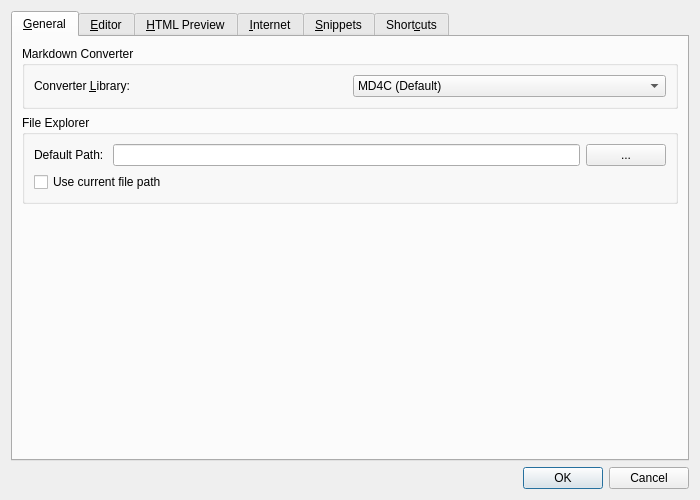
<?xml version="1.0" encoding="UTF-8"?>
<ui version="4.0">
 <class>OptionsDialog</class>
 <widget class="QDialog" name="OptionsDialog">
  <property name="geometry">
   <rect>
    <x>0</x>
    <y>0</y>
    <width>700</width>
    <height>500</height>
   </rect>
  </property>
  <property name="windowTitle">
   <string>Options...</string>
  </property>
  <layout class="QVBoxLayout" name="verticalLayout">
   <item>
    <widget class="QTabWidget" name="tabWidget">
     <property name="currentIndex">
      <number>0</number>
     </property>
     <widget class="QWidget" name="generalTab">
      <attribute name="title">
       <string>&amp;General</string>
      </attribute>
      <layout class="QVBoxLayout" name="verticalLayout_6">
       <item>
        <widget class="QGroupBox" name="converterGroupBox">
         <property name="title">
          <string>Markdown Converter</string>
         </property>
         <layout class="QHBoxLayout" name="horizontalLayout_2">
          <item>
           <widget class="QLabel" name="converterLabel">
            <property name="text">
             <string>Converter &amp;Library:</string>
            </property>
            <property name="buddy">
             <cstring>converterComboBox</cstring>
            </property>
           </widget>
          </item>
          <item>
           <widget class="QComboBox" name="converterComboBox">
            <item>
             <property name="text">
              <string extracomment="Name of a Markdown to HTML converter library">MD4C (Default)</string>
             </property>
            </item>
            <item>
             <property name="text">
              <string>Reveal.js (Presentation)</string>
             </property>
            </item>
           </widget>
          </item>
         </layout>
        </widget>
       </item>
       <item>
        <widget class="QGroupBox" name="groupBox">
         <property name="title">
          <string>File Explorer</string>
         </property>
         <layout class="QVBoxLayout" name="verticalLayout_12">
          <item>
           <layout class="QHBoxLayout" name="horizontalLayout_5">
            <item>
             <widget class="QLabel" name="pathLabel">
              <property name="text">
               <string>Default Path: </string>
              </property>
             </widget>
            </item>
            <item>
             <widget class="QLineEdit" name="pathLineEdit"/>
            </item>
            <item>
             <widget class="QPushButton" name="pathBrowseButton">
              <property name="text">
               <string>...</string>
              </property>
             </widget>
            </item>
           </layout>
          </item>
          <item>
           <widget class="QCheckBox" name="useCurrentFilePathCheckbox">
            <property name="text">
             <string>Use current file path</string>
            </property>
           </widget>
          </item>
         </layout>
        </widget>
       </item>
       <item>
        <spacer name="verticalSpacer_4">
         <property name="orientation">
          <enum>Qt::Vertical</enum>
         </property>
         <property name="sizeHint" stdset="0">
          <size>
           <width>20</width>
           <height>213</height>
          </size>
         </property>
        </spacer>
       </item>
      </layout>
     </widget>
     <widget class="QWidget" name="editorTab">
      <attribute name="title">
       <string>&amp;Editor</string>
      </attribute>
      <layout class="QVBoxLayout" name="verticalLayout_2">
       <item>
        <widget class="QGroupBox" name="fontGroupBox">
         <property name="title">
          <string>Font</string>
         </property>
         <layout class="QVBoxLayout" name="verticalLayout_11">
          <item>
           <layout class="QHBoxLayout" name="horizontalLayout_4">
            <item>
             <widget class="QLabel" name="familyLabel">
              <property name="text">
               <string>&amp;Family:</string>
              </property>
              <property name="buddy">
               <cstring>fontComboBox</cstring>
              </property>
             </widget>
            </item>
            <item>
             <widget class="QFontComboBox" name="fontComboBox"/>
            </item>
            <item>
             <spacer name="horizontalSpacer_3">
              <property name="orientation">
               <enum>Qt::Horizontal</enum>
              </property>
              <property name="sizeType">
               <enum>QSizePolicy::Minimum</enum>
              </property>
              <property name="sizeHint" stdset="0">
               <size>
                <width>40</width>
                <height>6</height>
               </size>
              </property>
             </spacer>
            </item>
            <item>
             <widget class="QLabel" name="sizeLabel">
              <property name="text">
               <string>Si&amp;ze:</string>
              </property>
              <property name="buddy">
               <cstring>sizeComboBox</cstring>
              </property>
             </widget>
            </item>
            <item>
             <widget class="QComboBox" name="sizeComboBox">
              <property name="sizePolicy">
               <sizepolicy hsizetype="Preferred" vsizetype="Fixed">
                <horstretch>0</horstretch>
                <verstretch>0</verstretch>
               </sizepolicy>
              </property>
             </widget>
            </item>
            <item>
             <spacer name="horizontalSpacer_4">
              <property name="orientation">
               <enum>Qt::Horizontal</enum>
              </property>
              <property name="sizeHint" stdset="0">
               <size>
                <width>40</width>
                <height>20</height>
               </size>
              </property>
             </spacer>
            </item>
           </layout>
          </item>
          <item>
           <layout class="QHBoxLayout" name="horizontalLayout_6">
            <item>
             <widget class="QLabel" name="monoFamilyLabel">
              <property name="text">
               <string>Mono Family:</string>
              </property>
             </widget>
            </item>
            <item>
             <widget class="QFontComboBox" name="monoFontComboBox"/>
            </item>
            <item>
             <spacer name="horizontalSpacer_8">
              <property name="orientation">
               <enum>Qt::Horizontal</enum>
              </property>
              <property name="sizeHint" stdset="0">
               <size>
                <width>40</width>
                <height>20</height>
               </size>
              </property>
             </spacer>
            </item>
           </layout>
          </item>
          <item>
           <widget class="QCheckBox" name="sourceSingleSizedCheckBox">
            <property name="text">
             <string>Markdown Source at Single Size</string>
            </property>
           </widget>
          </item>
         </layout>
        </widget>
       </item>
       <item>
        <widget class="QGroupBox" name="tabsGroupBox">
         <property name="title">
          <string>Tabs</string>
         </property>
         <layout class="QHBoxLayout" name="horizontalLayout_3">
          <item>
           <widget class="QLabel" name="tabWidthLabel">
            <property name="text">
             <string>&amp;Tab width:</string>
            </property>
            <property name="buddy">
             <cstring>tabWidthSpinBox</cstring>
            </property>
           </widget>
          </item>
          <item>
           <widget class="QSpinBox" name="tabWidthSpinBox">
            <property name="minimum">
             <number>1</number>
            </property>
            <property name="maximum">
             <number>16</number>
            </property>
            <property name="value">
             <number>8</number>
            </property>
           </widget>
          </item>
          <item>
           <spacer name="horizontalSpacer">
            <property name="orientation">
             <enum>Qt::Horizontal</enum>
            </property>
            <property name="sizeHint" stdset="0">
             <size>
              <width>40</width>
              <height>20</height>
             </size>
            </property>
           </spacer>
          </item>
         </layout>
        </widget>
       </item>
       <item>
        <widget class="QGroupBox" name="otherGroupBox">
         <property name="title">
          <string>Other</string>
         </property>
         <layout class="QVBoxLayout" name="verticalLayout_10">
          <item>
           <layout class="QHBoxLayout" name="horizontalLayout">
            <item>
             <widget class="QCheckBox" name="rulerEnableCheckBox">
              <property name="text">
               <string>Display right margin at column:</string>
              </property>
             </widget>
            </item>
            <item>
             <widget class="QSpinBox" name="rulerPosSpinBox">
              <property name="enabled">
               <bool>false</bool>
              </property>
              <property name="minimum">
               <number>1</number>
              </property>
              <property name="maximum">
               <number>999</number>
              </property>
              <property name="value">
               <number>80</number>
              </property>
             </widget>
            </item>
            <item>
             <spacer name="horizontalSpacer_2">
              <property name="orientation">
               <enum>Qt::Horizontal</enum>
              </property>
              <property name="sizeHint" stdset="0">
               <size>
                <width>40</width>
                <height>20</height>
               </size>
              </property>
             </spacer>
            </item>
           </layout>
          </item>
          <item>
           <widget class="QCheckBox" name="lineColumnCheckBox">
            <property name="text">
             <string>Show cursor position in status bar</string>
            </property>
           </widget>
          </item>
         </layout>
        </widget>
       </item>
       <item>
        <spacer name="verticalSpacer">
         <property name="orientation">
          <enum>Qt::Vertical</enum>
         </property>
         <property name="sizeType">
          <enum>QSizePolicy::Expanding</enum>
         </property>
         <property name="sizeHint" stdset="0">
          <size>
           <width>20</width>
           <height>146</height>
          </size>
         </property>
        </spacer>
       </item>
      </layout>
     </widget>
     <widget class="QWidget" name="htmlPreviewTab">
      <attribute name="title">
       <string>&amp;HTML Preview</string>
      </attribute>
      <layout class="QVBoxLayout" name="verticalLayout_7">
       <item>
        <widget class="QGroupBox" name="previewFontsGroupBox">
         <property name="title">
          <string>Fonts</string>
         </property>
         <layout class="QGridLayout" name="gridLayout_2">
          <item row="0" column="5">
           <spacer name="horizontalSpacer_5">
            <property name="orientation">
             <enum>Qt::Horizontal</enum>
            </property>
            <property name="sizeHint" stdset="0">
             <size>
              <width>40</width>
              <height>20</height>
             </size>
            </property>
           </spacer>
          </item>
          <item row="2" column="0">
           <widget class="QLabel" name="sansSerifFontLabel">
            <property name="text">
             <string>S&amp;ans Serif Font:</string>
            </property>
            <property name="buddy">
             <cstring>sansSerifFontComboBox</cstring>
            </property>
           </widget>
          </item>
          <item row="2" column="1">
           <widget class="QFontComboBox" name="sansSerifFontComboBox"/>
          </item>
          <item row="0" column="1">
           <widget class="QFontComboBox" name="standardFontComboBox"/>
          </item>
          <item row="0" column="0">
           <widget class="QLabel" name="standardFontLabel">
            <property name="text">
             <string>S&amp;tandard Font:</string>
            </property>
            <property name="buddy">
             <cstring>standardFontComboBox</cstring>
            </property>
           </widget>
          </item>
          <item row="1" column="1">
           <widget class="QFontComboBox" name="serifFontComboBox"/>
          </item>
          <item row="3" column="3">
           <widget class="QLabel" name="defaultFixedSizeLabel">
            <property name="text">
             <string>Size:</string>
            </property>
           </widget>
          </item>
          <item row="1" column="0">
           <widget class="QLabel" name="serifFontLabel">
            <property name="text">
             <string>Se&amp;rif Font:</string>
            </property>
            <property name="buddy">
             <cstring>serifFontComboBox</cstring>
            </property>
           </widget>
          </item>
          <item row="3" column="4">
           <widget class="QComboBox" name="defaultFixedSizeComboBox">
            <property name="sizePolicy">
             <sizepolicy hsizetype="Preferred" vsizetype="Fixed">
              <horstretch>0</horstretch>
              <verstretch>0</verstretch>
             </sizepolicy>
            </property>
           </widget>
          </item>
          <item row="0" column="3">
           <widget class="QLabel" name="defaultSizeLabel">
            <property name="text">
             <string>Size:</string>
            </property>
           </widget>
          </item>
          <item row="0" column="4">
           <widget class="QComboBox" name="defaultSizeComboBox">
            <property name="sizePolicy">
             <sizepolicy hsizetype="Preferred" vsizetype="Fixed">
              <horstretch>0</horstretch>
              <verstretch>0</verstretch>
             </sizepolicy>
            </property>
           </widget>
          </item>
          <item row="3" column="1">
           <widget class="QFontComboBox" name="fixedFontComboBox"/>
          </item>
          <item row="3" column="0">
           <widget class="QLabel" name="fixedFontLabel">
            <property name="text">
             <string>&amp;Fixed Font:</string>
            </property>
            <property name="buddy">
             <cstring>fixedFontComboBox</cstring>
            </property>
           </widget>
          </item>
          <item row="0" column="2">
           <spacer name="horizontalSpacer_6">
            <property name="orientation">
             <enum>Qt::Horizontal</enum>
            </property>
            <property name="sizeType">
             <enum>QSizePolicy::Minimum</enum>
            </property>
            <property name="sizeHint" stdset="0">
             <size>
              <width>40</width>
              <height>6</height>
             </size>
            </property>
           </spacer>
          </item>
         </layout>
        </widget>
       </item>
       <item>
        <widget class="QGroupBox" name="mathGroupBox">
         <property name="title">
          <string>Math Support</string>
         </property>
         <layout class="QVBoxLayout" name="verticalLayout_9">
          <item>
           <widget class="QCheckBox" name="mathSupportCheckBox">
            <property name="text">
             <string>Enable Math Support</string>
            </property>
           </widget>
          </item>
          <item>
           <widget class="QCheckBox" name="mathInlineCheckBox">
            <property name="text">
             <string>Enable LaTeX syntax for inline Math</string>
            </property>
           </widget>
          </item>
         </layout>
        </widget>
       </item>
       <item>
        <spacer name="verticalSpacer_5">
         <property name="orientation">
          <enum>Qt::Vertical</enum>
         </property>
         <property name="sizeHint" stdset="0">
          <size>
           <width>20</width>
           <height>120</height>
          </size>
         </property>
        </spacer>
       </item>
      </layout>
     </widget>
     <widget class="QWidget" name="internetTab">
      <attribute name="title">
       <string>&amp;Internet</string>
      </attribute>
      <layout class="QVBoxLayout" name="verticalLayout_3">
       <item>
        <widget class="QGroupBox" name="proxyGroupBox">
         <property name="title">
          <string>Configure Proxy to Access the Internet</string>
         </property>
         <layout class="QVBoxLayout" name="verticalLayout_4">
          <item>
           <widget class="QRadioButton" name="noProxyRadioButton">
            <property name="text">
             <string>No prox&amp;y</string>
            </property>
            <property name="checked">
             <bool>true</bool>
            </property>
           </widget>
          </item>
          <item>
           <widget class="QRadioButton" name="systemProxyRadioButton">
            <property name="text">
             <string>&amp;Use system proxy settings</string>
            </property>
           </widget>
          </item>
          <item>
           <widget class="QRadioButton" name="manualProxyRadioButton">
            <property name="text">
             <string>&amp;Manual proxy configuration:</string>
            </property>
           </widget>
          </item>
          <item>
           <widget class="QFrame" name="frame">
            <property name="frameShape">
             <enum>QFrame::NoFrame</enum>
            </property>
            <property name="frameShadow">
             <enum>QFrame::Raised</enum>
            </property>
            <layout class="QFormLayout" name="formLayout">
             <item row="0" column="0">
              <widget class="QLabel" name="hostLabel">
               <property name="text">
                <string>H&amp;ost:</string>
               </property>
               <property name="buddy">
                <cstring>hostLineEdit</cstring>
               </property>
              </widget>
             </item>
             <item row="1" column="0">
              <widget class="QLabel" name="portLabel">
               <property name="text">
                <string>&amp;Port:</string>
               </property>
               <property name="buddy">
                <cstring>portLineEdit</cstring>
               </property>
              </widget>
             </item>
             <item row="2" column="0">
              <widget class="QLabel" name="userNameLabel">
               <property name="text">
                <string>User &amp;Name:</string>
               </property>
               <property name="buddy">
                <cstring>userNameLineEdit</cstring>
               </property>
              </widget>
             </item>
             <item row="3" column="0">
              <widget class="QLabel" name="passwordLabel">
               <property name="text">
                <string>Pass&amp;word:</string>
               </property>
               <property name="buddy">
                <cstring>passwordLineEdit</cstring>
               </property>
              </widget>
             </item>
             <item row="0" column="1">
              <widget class="QLineEdit" name="hostLineEdit">
               <property name="enabled">
                <bool>false</bool>
               </property>
              </widget>
             </item>
             <item row="1" column="1">
              <widget class="QLineEdit" name="portLineEdit">
               <property name="enabled">
                <bool>false</bool>
               </property>
              </widget>
             </item>
             <item row="2" column="1">
              <widget class="QLineEdit" name="userNameLineEdit">
               <property name="enabled">
                <bool>false</bool>
               </property>
              </widget>
             </item>
             <item row="3" column="1">
              <widget class="QLineEdit" name="passwordLineEdit">
               <property name="enabled">
                <bool>false</bool>
               </property>
              </widget>
             </item>
            </layout>
           </widget>
          </item>
         </layout>
        </widget>
       </item>
       <item>
        <spacer name="verticalSpacer_3">
         <property name="orientation">
          <enum>Qt::Vertical</enum>
         </property>
         <property name="sizeHint" stdset="0">
          <size>
           <width>20</width>
           <height>40</height>
          </size>
         </property>
        </spacer>
       </item>
      </layout>
     </widget>
     <widget class="QWidget" name="snippetsTab">
      <attribute name="title">
       <string>&amp;Snippets</string>
      </attribute>
      <layout class="QGridLayout" name="gridLayout">
       <item row="0" column="0">
        <widget class="QTableView" name="snippetTableView">
         <property name="selectionMode">
          <enum>QAbstractItemView::SingleSelection</enum>
         </property>
         <property name="selectionBehavior">
          <enum>QAbstractItemView::SelectRows</enum>
         </property>
         <property name="showGrid">
          <bool>false</bool>
         </property>
         <property name="wordWrap">
          <bool>false</bool>
         </property>
         <property name="cornerButtonEnabled">
          <bool>false</bool>
         </property>
         <attribute name="horizontalHeaderHighlightSections">
          <bool>false</bool>
         </attribute>
         <attribute name="horizontalHeaderStretchLastSection">
          <bool>true</bool>
         </attribute>
         <attribute name="verticalHeaderVisible">
          <bool>false</bool>
         </attribute>
         <attribute name="verticalHeaderDefaultSectionSize">
          <number>25</number>
         </attribute>
        </widget>
       </item>
       <item row="0" column="1">
        <layout class="QVBoxLayout" name="verticalLayout_5">
         <item>
          <widget class="QPushButton" name="addSnippetButton">
           <property name="text">
            <string>&amp;Add</string>
           </property>
          </widget>
         </item>
         <item>
          <widget class="QPushButton" name="removeSnippetButton">
           <property name="text">
            <string>&amp;Remove</string>
           </property>
          </widget>
         </item>
         <item>
          <spacer name="verticalSpacer_2">
           <property name="orientation">
            <enum>Qt::Vertical</enum>
           </property>
           <property name="sizeHint" stdset="0">
            <size>
             <width>20</width>
             <height>40</height>
            </size>
           </property>
          </spacer>
         </item>
        </layout>
       </item>
       <item row="1" column="0">
        <widget class="QPlainTextEdit" name="snippetTextEdit">
         <property name="readOnly">
          <bool>true</bool>
         </property>
        </widget>
       </item>
      </layout>
     </widget>
     <widget class="QWidget" name="shortcutsTab">
      <attribute name="title">
       <string>Short&amp;cuts</string>
      </attribute>
      <layout class="QVBoxLayout" name="verticalLayout_8">
       <item>
        <widget class="QTableWidget" name="shortcutsTable">
         <property name="cornerButtonEnabled">
          <bool>false</bool>
         </property>
         <property name="columnCount">
          <number>3</number>
         </property>
         <attribute name="verticalHeaderVisible">
          <bool>false</bool>
         </attribute>
         <column>
          <property name="text">
           <string>Action</string>
          </property>
         </column>
         <column>
          <property name="text">
           <string>Shortcut</string>
          </property>
         </column>
         <column>
          <property name="text">
           <string>Default</string>
          </property>
         </column>
        </widget>
       </item>
      </layout>
     </widget>
    </widget>
   </item>
   <item>
    <widget class="QDialogButtonBox" name="buttonBox">
     <property name="orientation">
      <enum>Qt::Horizontal</enum>
     </property>
     <property name="standardButtons">
      <set>QDialogButtonBox::Cancel|QDialogButtonBox::Ok</set>
     </property>
    </widget>
   </item>
  </layout>
 </widget>
 <resources/>
 <connections>
  <connection>
   <sender>buttonBox</sender>
   <signal>accepted()</signal>
   <receiver>OptionsDialog</receiver>
   <slot>accept()</slot>
   <hints>
    <hint type="sourcelabel">
     <x>236</x>
     <y>356</y>
    </hint>
    <hint type="destinationlabel">
     <x>157</x>
     <y>274</y>
    </hint>
   </hints>
  </connection>
  <connection>
   <sender>buttonBox</sender>
   <signal>rejected()</signal>
   <receiver>OptionsDialog</receiver>
   <slot>reject()</slot>
   <hints>
    <hint type="sourcelabel">
     <x>304</x>
     <y>356</y>
    </hint>
    <hint type="destinationlabel">
     <x>286</x>
     <y>274</y>
    </hint>
   </hints>
  </connection>
  <connection>
   <sender>manualProxyRadioButton</sender>
   <signal>toggled(bool)</signal>
   <receiver>OptionsDialog</receiver>
   <slot>manualProxyRadioButtonToggled(bool)</slot>
   <hints>
    <hint type="sourcelabel">
     <x>119</x>
     <y>68</y>
    </hint>
    <hint type="destinationlabel">
     <x>192</x>
     <y>157</y>
    </hint>
   </hints>
  </connection>
  <connection>
   <sender>addSnippetButton</sender>
   <signal>clicked()</signal>
   <receiver>OptionsDialog</receiver>
   <slot>addSnippetButtonClicked()</slot>
   <hints>
    <hint type="sourcelabel">
     <x>326</x>
     <y>54</y>
    </hint>
    <hint type="destinationlabel">
     <x>312</x>
     <y>4</y>
    </hint>
   </hints>
  </connection>
  <connection>
   <sender>removeSnippetButton</sender>
   <signal>clicked()</signal>
   <receiver>OptionsDialog</receiver>
   <slot>removeSnippetButtonClicked()</slot>
   <hints>
    <hint type="sourcelabel">
     <x>347</x>
     <y>88</y>
    </hint>
    <hint type="destinationlabel">
     <x>382</x>
     <y>101</y>
    </hint>
   </hints>
  </connection>
  <connection>
   <sender>rulerEnableCheckBox</sender>
   <signal>toggled(bool)</signal>
   <receiver>rulerPosSpinBox</receiver>
   <slot>setEnabled(bool)</slot>
   <hints>
    <hint type="sourcelabel">
     <x>115</x>
     <y>214</y>
    </hint>
    <hint type="destinationlabel">
     <x>228</x>
     <y>214</y>
    </hint>
   </hints>
  </connection>
  <connection>
   <sender>pathBrowseButton</sender>
   <signal>clicked()</signal>
   <receiver>OptionsDialog</receiver>
   <slot>onPathBrowserButtonClicked()</slot>
   <hints>
    <hint type="sourcelabel">
     <x>627</x>
     <y>170</y>
    </hint>
    <hint type="destinationlabel">
     <x>349</x>
     <y>249</y>
    </hint>
   </hints>
  </connection>
 </connections>
 <slots>
  <slot>addSnippetButtonClicked()</slot>
  <slot>removeSnippetButtonClicked()</slot>
 </slots>
</ui>
